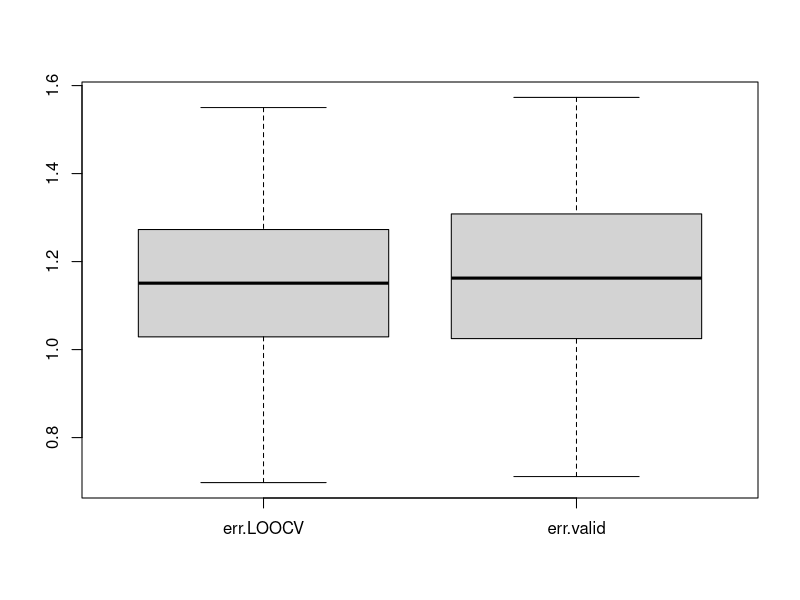

This figure's R source:
## 
## this code compares the bias and variance of estiamtes of test error
##

library(boot)

set.seed(1)
B <- 100
p <- 10
n <- 100

xtr <- matrix(rnorm(p*n),n,p)
betas <- c(rep(1,5),rep(0,p-5))
ytr <- xtr %*% betas + rnorm(n)

dat <- data.frame(ytr,xtr)
lm.fit <- glm(ytr~., data=dat)

err.LOOCV <- numeric(B)
err.valid <- numeric(B)

for(b in 1:B){
  xtr <- matrix(rnorm(p*n),n,p)
  ytr <- xtr %*% betas + rnorm(n)
  
  dat <- data.frame(ytr,xtr)
  lm.fit <- glm(ytr~., data=dat)

  dat <- data.frame(ytr,xtr)
  lm.fit <- glm(ytr~., data=dat)
    
  # LOOCV
  err.LOOCV[b] <- cv.glm(data=dat, glmfit=lm.fit, K=n)$delta[1]
  
  # LOOCV
  err.valid[b] <- cv.glm(data=dat, glmfit=lm.fit, K=10)$delta[1]
}

boxplot(cbind(err.LOOCV, err.valid))
